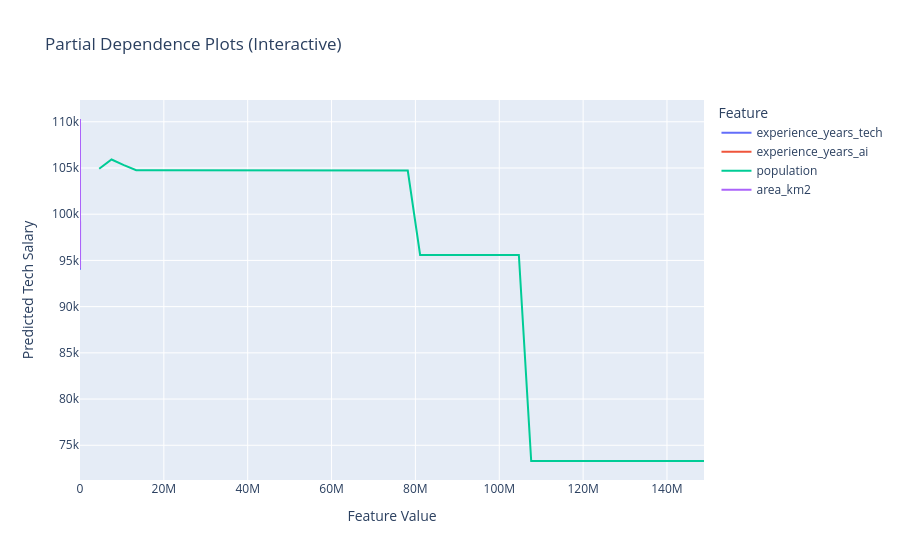

Notebook code for this chart:
### Code cell
import numpy as np
import pandas as pd
import plotly.express as px

features_for_pdp = ['experience_years_tech', 'experience_years_ai', 'population', 'area_km2']

pdp_df_list = []

for feature in features_for_pdp:
    grid = np.linspace(X_train[feature].min(), X_train[feature].max(), 50)
    avg_preds = []
    for val in grid:
        X_temp = X_train.copy()
        X_temp[feature] = val
        avg_preds.append(rf.predict(X_temp).mean())
    
    temp_df = pd.DataFrame({
        'value': grid,  # <-- hier die Spalte für x-Achse
        'predicted_salary': avg_preds,
        'feature_name': feature
    })
    pdp_df_list.append(temp_df)

# Zusammenführen
pdp_df = pd.concat(pdp_df_list)

# Interaktiver Plot
fig = px.line(
    pdp_df,
    x='value', 
    y='predicted_salary',
    color='feature_name',
    labels={'value':'Feature Value', 'predicted_salary':'Predicted Tech Salary', 'feature_name':'Feature'},
    title='Partial Dependence Plots (Interactive)'
)

fig.show()
